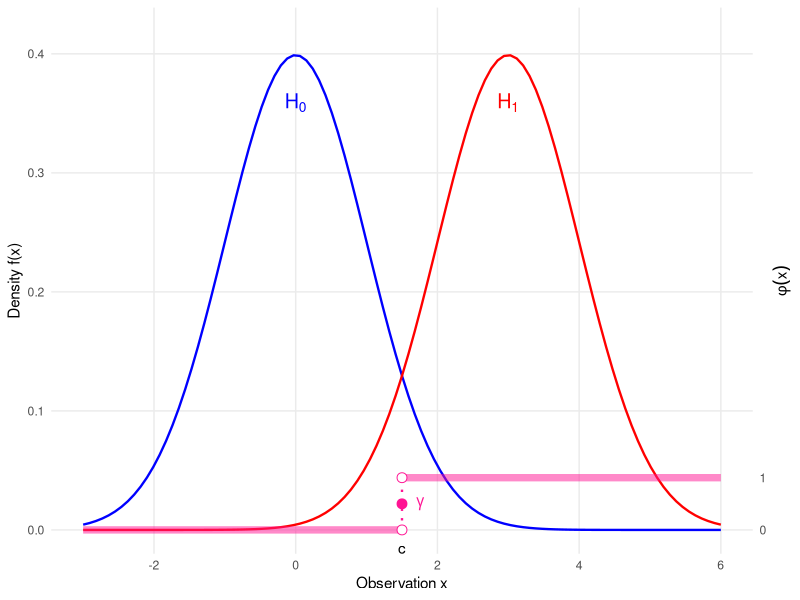
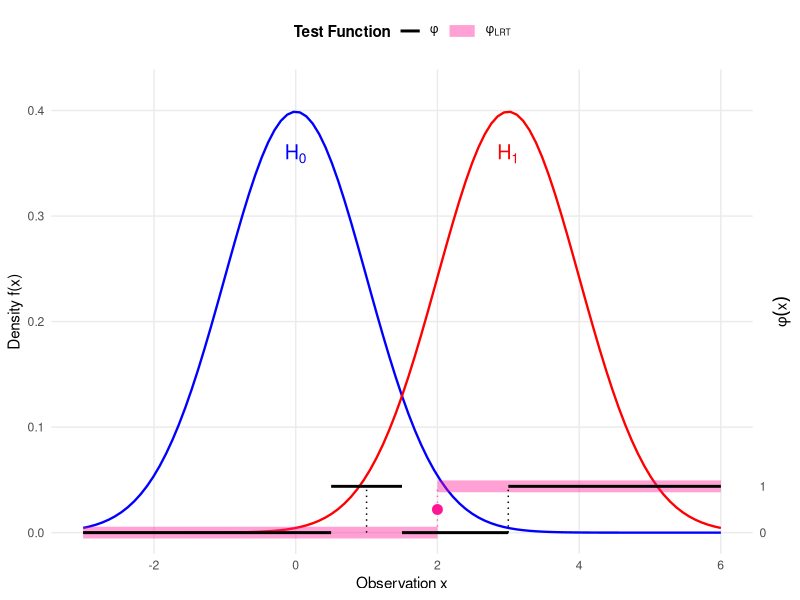

R code for these plots, in order:
## ---- chunk 1
#| label: fig-test-function-size-power
#| fig-cap: "Illustration of a Test Function $\\phi(x)$ (Pink) relative to Size ($H_0$, Blue) and Power ($H_1$, Red)."
#| fig-width: 7
#| fig-height: 5

library(ggplot2)

# 1. Define Parameters
mu0 <- 0
mu1 <- 3
sigma <- 1
c_val <- 1.5      # Critical value
gamma_val <- 0.5  # Randomization constant

# 2. Scaling Constants
max_dens <- dnorm(mu0, mean = mu0, sd = sigma)
y_limit <- max_dens * 1.1
phi_scale <- 0.1 * y_limit

# 3. Define the Test Function phi(x) (Single Test)
# Step function: 0 -> 1 at c_val
df_phi <- data.frame(
  x_start = c(-3, c_val),
  x_end   = c(c_val, 6),
  y_start = c(0, phi_scale),
  y_end   = c(0, phi_scale)
)

ggplot() +
  # --- Layer 1: Densities (Solid Lines, No Fill) ---
  
  # H0: Normal(0, 1) - Blue (Cool)
  stat_function(fun = dnorm, args = list(mean = mu0, sd = sigma), 
                color = "blue", size = 0.8) +
  
  # H1: Normal(3, 1) - Red (Hot)
  stat_function(fun = dnorm, args = list(mean = mu1, sd = sigma), 
                color = "red", size = 0.8) +

  # --- Layer 2: Test Function phi(x) (Thick Pink Line) ---
  
  # The horizontal segments
  geom_segment(data = df_phi, 
               aes(x = x_start, xend = x_end, y = y_start, yend = y_end), 
               color = "deeppink", size = 2.5, alpha = 0.5) +
  
  # The vertical threshold line
  geom_segment(aes(x = c_val, xend = c_val, y = 0, yend = phi_scale), 
               linetype = "dotted", color = "deeppink", size = 0.8) +
  
  # Points at discontinuity
  geom_point(aes(x = c_val, y = gamma_val * phi_scale), 
             color = "deeppink", size = 3) + 
  geom_point(aes(x = c_val, y = 0), size = 3, shape = 21, fill = "white", color = "deeppink") +
  geom_point(aes(x = c_val, y = phi_scale), size = 3, shape = 21, fill = "white", color = "deeppink") +

  # --- Layer 3: Annotations ---
  
  # Gamma label
  annotate("text", x = c_val + 0.2, y = gamma_val * phi_scale, 
           label = expression(gamma), hjust = 0, fontface = "bold", color = "deeppink") +
  
  # H0 / H1 Labels
  annotate("text", x = mu0, y = max_dens * 0.9, 
           label = expression(H[0]), color = "blue", size = 5) +
  annotate("text", x = mu1, y = max_dens * 0.9, 
           label = expression(H[1]), color = "red", size = 5) +
  
  # Critical Value Label
  annotate("text", x = c_val, y = -0.01, label = "c", vjust = 1) +

  # --- Layer 4: Scales ---
  scale_y_continuous(
    name = "Density f(x)",
    limits = c(-0.02, y_limit),
    expand = c(0, 0),
    
    # Secondary Axis for phi
    sec.axis = sec_axis(~ . / phi_scale, 
                        name = expression(phi(x)),
                        breaks = c(0, 1))
  ) +
  scale_x_continuous(name = "Observation x", limits = c(-3, 6)) +
  
  theme_minimal() +
  theme(
    axis.title.y.right = element_text(angle = 90, vjust = 0.5),
    panel.grid.minor = element_blank()
  )
## ---- chunk 2
#| label: fig-lrt-proof
#| fig-cap: "Visualizing the NP Lemma: The thick, transparent pink line is $\\phi_{\text{LRT}}$. The thin solid black line is $\\phi$. Overlap is visible as a black line inside pink."
#| fig-width: 7
#| fig-height: 5

library(ggplot2)

# 1. Define Parameters
mu0 <- 0
mu1 <- 3
sigma <- 1
c_lrt <- 2
gamma_val <- 0.5

# Scaling constants
max_dens <- dnorm(mu0, mean = mu0, sd = sigma)
y_limit <- max_dens * 1.1
phi_scale <- 0.1 * y_limit

# 2. Define Test Functions Data
df_lrt <- data.frame(
  x_start = c(-3, c_lrt),
  x_end   = c(c_lrt, 6),
  y_val   = c(0, phi_scale),
  Test    = "phi[LRT]" 
)

df_other <- data.frame(
  x_start = c(-3, 0.5, 1.5, 3),
  x_end   = c(0.5, 1.5, 3,6),
  y_val   = c(0, phi_scale, 0, phi_scale),
  Test    = "phi"
)

ggplot() +
  # --- Layer 1: Densities (Solid Lines, No Fill) ---
  stat_function(fun = dnorm, args = list(mean = mu0, sd = sigma), 
                color = "blue", size = 0.8) +
  stat_function(fun = dnorm, args = list(mean = mu1, sd = sigma), 
                color = "red", size = 0.8) +

  # --- Layer 2: Test Functions (Segments) ---
  
  # 2a. LRT Segments (Thick, Transparent Pink)
  geom_segment(data = df_lrt,
               aes(x = x_start, xend = x_end, 
                   y = y_val, yend = y_val, 
                   color = Test, linetype = Test, size = Test),
               alpha = 0.4) + 
  
  # Vertical connector for LRT
  geom_segment(aes(x = c_lrt, xend = c_lrt, y = 0, yend = phi_scale),
               color = "deeppink", linetype = "dotted", size = 0.5, alpha = 0.6) +

  # 2b. Other Test Segments (Thin Black Opaque)
  geom_segment(data = df_other,
               aes(x = x_start, xend = x_end, 
                   y = y_val, yend = y_val, 
                   color = Test, linetype = Test, size = Test)) +
  
  # Vertical connectors for Other Test
  geom_segment(aes(x = 1, xend = 1, y = 0, yend = phi_scale),
               color = "black", linetype = "dotted", size = 0.5) +
  geom_segment(aes(x = 3, xend = 3, y = 0, yend = phi_scale),
               color = "black", linetype = "dotted", size = 0.5) +

  # --- Layer 3: Annotations ---
  # LRT Gamma Point (Pink)
  geom_point(aes(x = c_lrt, y = gamma_val * phi_scale), 
             color = "deeppink", size = 3) +
  
  # Density Labels
  annotate("text", x = mu0, y = max_dens * 0.9, 
           label = expression(H[0]), color = "blue", size = 5) +
  annotate("text", x = mu1, y = max_dens * 0.9, 
           label = expression(H[1]), color = "red", size = 5) +

  # --- Layer 4: Scales and Legend ---
  scale_y_continuous(
    name = "Density f(x)", limits = c(-0.02, y_limit), expand = c(0, 0),
    sec.axis = sec_axis(~ . / phi_scale, name = expression(phi(x)), breaks = c(0, 1))
  ) +
  scale_x_continuous(name = "Observation x", limits = c(-3, 6)) +
  
  # Manual Legend Controls (FIXED using named vectors for labels)
  scale_color_manual(name = "Test Function",
                     values = c("phi[LRT]" = "deeppink", "phi" = "black"),
                     labels = c("phi[LRT]" = expression(phi[LRT]), "phi" = expression(phi))) +
  scale_linetype_manual(name = "Test Function",
                        values = c("phi[LRT]" = "solid", "phi" = "solid"),
                        labels = c("phi[LRT]" = expression(phi[LRT]), "phi" = expression(phi))) +
  scale_size_manual(name = "Test Function",
                    values = c("phi[LRT]" = 4,   # Extra Thick
                               "phi" = 1), # Thin
                    labels = c("phi[LRT]" = expression(phi[LRT]), "phi" = expression(phi))) +
  
  theme_minimal() +
  theme(
    legend.position = "top",
    legend.title = element_text(face = "bold"),
    axis.title.y.right = element_text(angle = 90, vjust = 0.5),
    panel.grid.minor = element_blank()
  )
